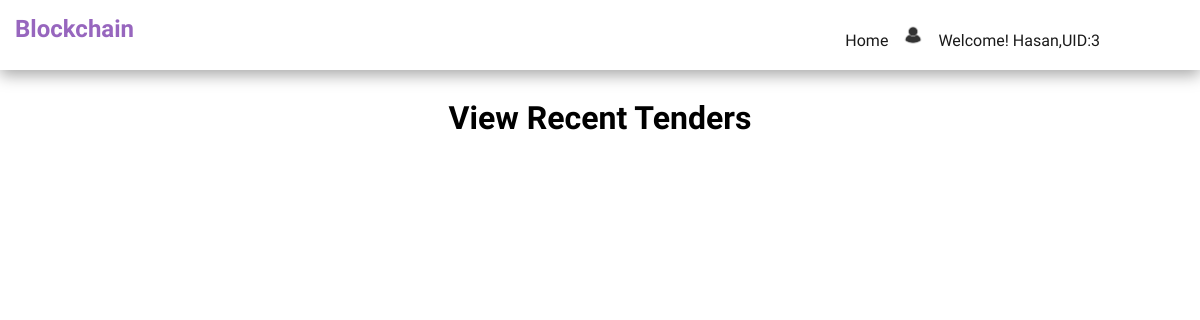
/dashboard/ (signed in), run on an earlier commit of the app's database.
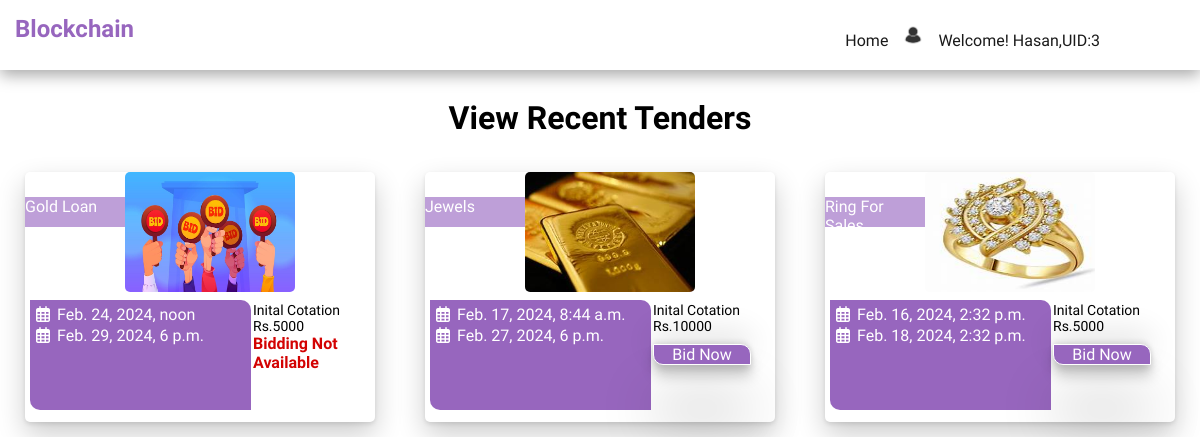
And on a later commit of the database.
### eadmin/models.py (models this page shows)
class particpants(models.Model):
    username = models.CharField(max_length=100,null=False, blank=False)
    password = models.CharField(max_length=100)
    contact = models.CharField(max_length=100)
    email = models.CharField(max_length=100)
    profile_picture = models.ImageField(upload_to=getFile,null=True,blank=True)
    created_at=models.DateTimeField(auto_now_add=True)

class tender(models.Model):
    title = models.CharField(max_length=100,null=False, blank=False)
    started_at = models.DateTimeField()
    ended_at = models.DateTimeField()
    img = models.ImageField(upload_to=getFile,null=True,blank=True)
    created_at=models.DateTimeField(auto_now_add=True)
    tenderNo = models.CharField(max_length=100,null=False,blank=False)
    status=  models.BooleanField(default=True)
    winnerid=  models.IntegerField(default=0)
    blockid=  models.IntegerField(default=0)
    initalCotation = models.CharField(max_length=100,null=False,blank=False,default=0)

### eadmin/views.py (the view)
# urls.py: path("dashboard/",views.dashboard, name="dashboard"),
def dashboard(request):
    participant_info = getattr(request, 'participant_info', None)
    if not participant_info:
        return redirect('login')  # Redirect to login if participant_info is not available
    logger.warning(str(participant_info.id))  # Log participant ID
    tenders = getattr(request, 'tenderList', None)
    newtenders = []
    logger.warning(f"Tenders: {tenders}")
    btn_status= False
    today_date = datetime.today().date()
    for tend in tenders:
        print(tend.started_at.date())
        if tend.started_at.date()==today_date or tend.started_at.date()<today_date:
            btn_status= True
        newtenders.append({'id':tend.id,'title':tend.title,'img':tend.img,'started_at':tend.started_at,'ended_at':tend.ended_at,'status':btn_status,"initalCotation":tend.initalCotation})
    print("Today's date is:", today_date)
    return render(request, "e-participant/index.html", {'participant_info': participant_info,'tenders':newtenders},)

### eadmin/BlockchainMiddleWare.py (called while the page is built)
    def __call__(self, request):
        tender_id = request.GET.get('tender_id', None)  # Assuming the tenderid is passed via GET parameter
        block_list = None
        if tender_id:
            block_list = Blockchain.objects.filter(tenderid=tender_id)
            request.block_list = block_list
        else:
            request.block_list = None
        response = self.get_response(request)
        return response

### eadmin/tenderMiddleware.py (called while the page is built)
    def __call__(self, request):
        tenderList = None
        getTender = tender.objects.filter(status=True)
        request.tenderList = getTender
        response = self.get_response(request)
        return response

### templates/e-participant/index.html (shortened to what this page needs)
{% extends 'e-participant/layout.html' %}
{% load static %}
{% block content %}
<div class="header-container">
    <h1>View Recent Tenders</h1>
</div>
<div class="bl-container">
    {% for tender in tenders %}
    <div class="bl-card">
        <div class="bl-img">
            <img src="{% static  tender.img  %}" alt="" class="bl-img">
        </div>
        <div class="bl-content">
            <div class="bl-title">
                {{ tender.title }}
            </div>
          <div class="bl-info">
            <div class="bl-calender">
                <i class="fa-regular fa-calendar-days"><span>{{tender.started_at}}</span></i>
                <i class="fa-regular fa-calendar-days"><span>{{tender.ended_at}}</span></i>
            </div>
            <div class="bl-cotation">
                <span class="header">Inital Cotation</span>
                <span class="header">Rs.{{tender.initalCotation}}</span>
                {% if tender.status%}
                <div class="bl-btn">
                    <a href="{% url 'viewBidDetails' tender_id=tender.id %}">Bid Now</a>
                </div>
            {% else %}
            <b class="unavailable">Bidding Not Available</b>
            {% endif %}
            </div>
          </div>
        </div>
    </div>
    {% endfor %}
</div>
{% endblock %}

### templates/e-participant/layout.html (shortened to what this page needs)
<html lang="en">
<head>
    {% load static %}
    <link rel="stylesheet" href="{% static 'css/style.css' %}">
    <link rel="stylesheet" href="https://cdnjs.cloudflare.com/ajax/libs/font-awesome/6.5.1/css/all.min.css" />
</head>
<body>
    <header>
        <nav>
             <h1>Blockchain</h1>
            <ul>
                <li><a href="{% url 'dashboard' %}">Home</a></li>
                <li class="dropdown">
                    <div class="dropbtn">
                        <img src="{% static 'profile/default.jpg' %}" alt="" height="30px" width="30px">
                    </div>
                </li>
                {% if participant_info %}
                <li><a href="#">Welcome! <b class="bl-fnt">{{participant_info.username}},UID:{{participant_info.id}}</b></a></li>
                {% endif%}
            </ul>
        </nav>
    </header>
    <a href="{% url 'dashboard' %}">Home</a>
    <a href="{% url 'bid_details' %}">Bid Details</a>
    <a href="{% url 'index' %}">Logout</a>
    {% block content %}
    {% endblock  %}
</body>
</html>

### static/css/style.css (style rules this page uses)
* { box-sizing: border-box; padding: 0; margin: 0; list-style: none; font-family: 'Kanit', sans-serif; text-decoration: none; }
:root { --primary-color: #9766be; --light-primary-color: #be9fd8; --green-color:#0c8835; --white-color: #ffff; --black-color: #0a0a0aee; --red-color:#d30202; }
header { background-color: var(--white-color); height: 70px; width: 100%; top: 0; position: sticky; z-index: 1000; box-shadow: rgba(0, 0, 0, 0.35) 0px 5px 15px; }
header nav { display: flex; cursor: pointer; justify-content: space-between; }
header nav h1 { margin: 15px; }
header nav ul { margin: 15px; display: flex; justify-content: flex-end; align-items: flex-end; }
header nav ul li { padding: 5px; }
header nav ul li:last-child { margin-right: 80px; }
nav h1 { color: var(--primary-color); }
li a { color: var(--black-color); }
.bl-form p, a { color: var(--white-color); font-weight: 200; }
.dropbtn { align-items: center; flex-direction: column; }
.bl-fnt { font-weight: 200; }
.bl-container { height: 100%; width: 100%; display: grid; margin: 20px; grid-template-columns: 1fr 1fr 1fr; }
.bl-container .bl-card { height: 250px; width: 350px; box-shadow: rgba(0, 0, 0, 0.2) 0px 12px 28px 0px, rgba(0, 0, 0, 0.1) 0px 2px 4px 0px, rgba(255, 255, 255, 0.05) 0px 0px 0px 1px inset; position: relative; margin: 5px; border-radius: 5px; }
.bl-img { height: 120px; width: 170; position: absolute; margin-left: 50px; border-radius: 5px; z-index: 1; }
.bl-content { position: absolute; width: 100%; height:100%; }
.bl-content .bl-title { position: absolute; left: 0; top: 25px; background-color: var(--light-primary-color); font-weight: 100; color: var(--white-color); width: 100px; height: 30px; }
.header-container { display: flex; justify-content: center; align-items: center; padding: 10px; }
.bl-info { position: absolute; display: flex; padding: 5px; margin-top: 35%; min-height: 48%; width: 100%; }
.bl-calender { border-radius: 0 10px 0px 10px; padding: 4px; background-color: var(--primary-color); color: var(--white-color); width: 65%; }
.bl-calender i { padding: 2px; }
.bl-calender span { font-weight: 100; margin: 2px; padding: 5px; }
.bl-cotation { width: 30%; padding: 2px; font-weight: 100; }
.bl-cotation .header { font-size: 14px; }
.bl-btn { display: absolute; border: 1px solid var(--white-color); color: var(--black-color); cursor: pointer; background-color: var(--primary-color); text-align: center; margin-top: 10px; border-radius: 0px 10px 0px 10px; box-shadow: rgba(0, 0, 0, 0.25) 0px 54px 55px, rgba(0, 0, 0, 0.12) 0px -12px 30px, rgba(0, 0, 0, 0.12) 0px 4px 6px, rgba(0, 0, 0, 0.17) 0px 12px 13px, rgba(0, 0, 0, 0.09) 0px -3px 5px; }
.unavailable { color:var(--red-color) }

What changed in the data, as far as the page shows it:
added tender: img (picture), title "Gold Loan", started_at "Feb. 24, 2024, noon", ended_at "Feb. 29, 2024, 6 p.m.", initalCotation "5000"
added tender: img (picture), title "Jewels", started_at "Feb. 17, 2024, 8:44 a.m.", ended_at "Feb. 27, 2024, 6 p.m.", initalCotation "10000"
added tender: img (picture), title "Ring For Sales", started_at "Feb. 16, 2024, 2:32 p.m.", ended_at "Feb. 18, 2024, 2:32 p.m.", initalCotation "5000"
Also different on the page:
new list line: "Inital Cotation Rs. Bidding Not Available"
new list line: "Inital Cotation Rs. Bid Now"
